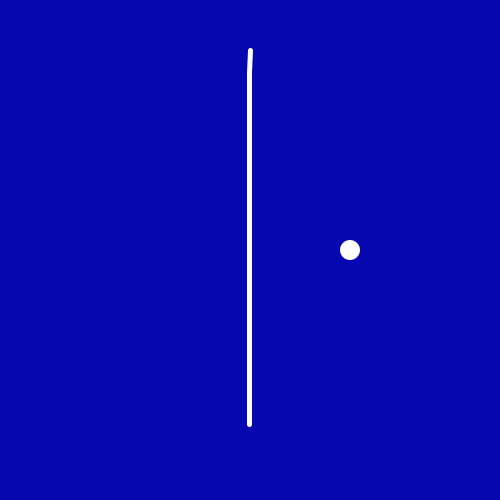
Frame 1 (no input)
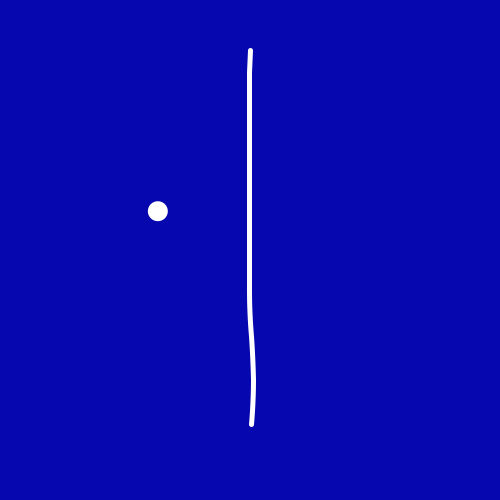
Frame 60 (the mouse pressed at the canvas centre just before this capture)
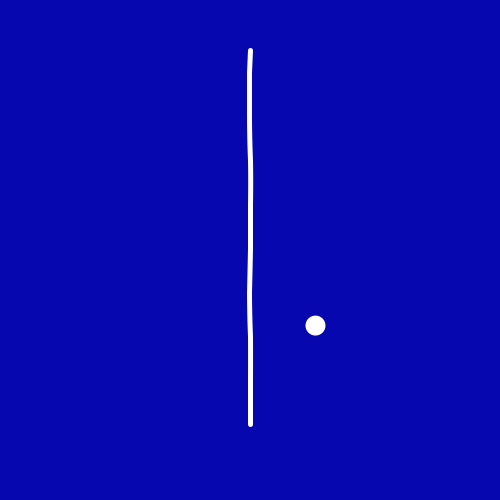
Frame 120 (the mouse held since frame 60 and released just before this capture)

The Processing sketch that drew these frames (run headless with seeded random() and noise(); from frame 60 on, the mouse is pressed at the canvas centre):

// Processing sketch: sketch_20112017
// ── sketch_20112017.pde
Vars vars = new Vars();
Ball ball = new Ball();

ArrayList<Point>pointes;

float gap;

float pointX;

float ballx, bally,ballLastX, ballLastY, ballDirectionX, ballDirectionY, ballSpeedX, ballSpeedY;

void setup(){
  size(500,500);
  smooth();
  stroke(255);
  strokeWeight(5);
  noFill();
  pointes = new ArrayList<Point>();
  pointX = width/2;
  gap = (height-100) / (vars.totalPoints - 1);
  
  //float pointX = width/2;
  
  for(int i = 0; i <= vars.totalPoints - 1; i++){
    pointes.add(new Point(pointX,i * gap));
  }
}

void draw(){
  background(6,7,175);
  
  ball.display();
  noFill();
  stroke(255);
  for(int i = 0; i <= vars.totalPoints - 1; i++){
    Point p = pointes.get(i);
    p.move();
  }
  beginShape();
  vertex(width-250, 0);
  translate(0, 50);
  for(int i = 0; i < vars.totalPoints - 1; i++){
    Point p = pointes.get(i);
    Point p1 = pointes.get(i+1);
    if(p1 != null){
      p.cx = (p.x + p1.x)/2 - 0.0001;
      p.cy = (p.y + p1.y)/2;
    }else{
      p.cx = p.ix;
      p.cy = p.iy;
    }
    bezierVertex(p.x, p.y, p.cx, p.cy, p.cx, p.cy);
  }
  endShape();
  mouseSpeed();
  mouseDirection();
}


void mouseDirection(){
  if(ballx < ball.x){
    ballDirectionX = 1;
  }else if(ballx > ball.x){
    ballDirectionX = -1;
  }else{
    ballDirectionX = 0;
  }
  
  if(bally < ball.y){
    ballDirectionY = 1;
  }else if(bally > ball.y){
    ballDirectionY = -1;
  }else{
    ballDirectionY = 0;
  }
  
  ballx = ball.x;
  bally = ball.y;
}

void mouseSpeed(){
  ballSpeedX = ballx - ballLastX;
  ballSpeedY = bally - ballLastY;
  
  ballLastX = ballx;
  ballLastY = bally;
}

void mouseMoved(){
 // mouseDirection();
}
// ── Ball.pde
class Ball{
  float x,y;
  float angle = 0;
  float speed = 0.06;
  
  Ball(){
  
  }
  
  void display(){
     fill(255);
     noStroke();
     x = width/2 + 100 * cos(angle);
     y = height/2 + 100 * sin(angle);
     
     angle = angle+speed;
     ellipse(x,y,20,20);
  }
}
// ── Point.pde
class Point{
  float x,y;
  float vx = 0;
  float cx = 0;
  float cy = 0;
  float ix, iy;
  Point(float _x, float _y){
    x = _x;
    y = _y;
    ix = x;
    iy = y;
  }
  
  void move(){
    vx += (ix - x) / vars.viscosity;
    
    float dx = ix - ballx;
    float dy = y - bally;
    
    if((ballDirectionX > 0 && ballx > x) || (ballDirectionX < 0 && ballx < x)){
      if(sqrt(dx * dx) < vars.mouseDist && sqrt(dy * dy) < gap){
        vx = ballSpeedX / 8;
      }
    }
    
    vx *= (1 - vars.damping);
    x += vx;
  }
}
// ── Vars.pde
class Vars{
  int totalPoints = 10;
  int viscosity = 30;
  float mouseDist = 50;
  float damping = 0.05;
  Vars(){}
}
